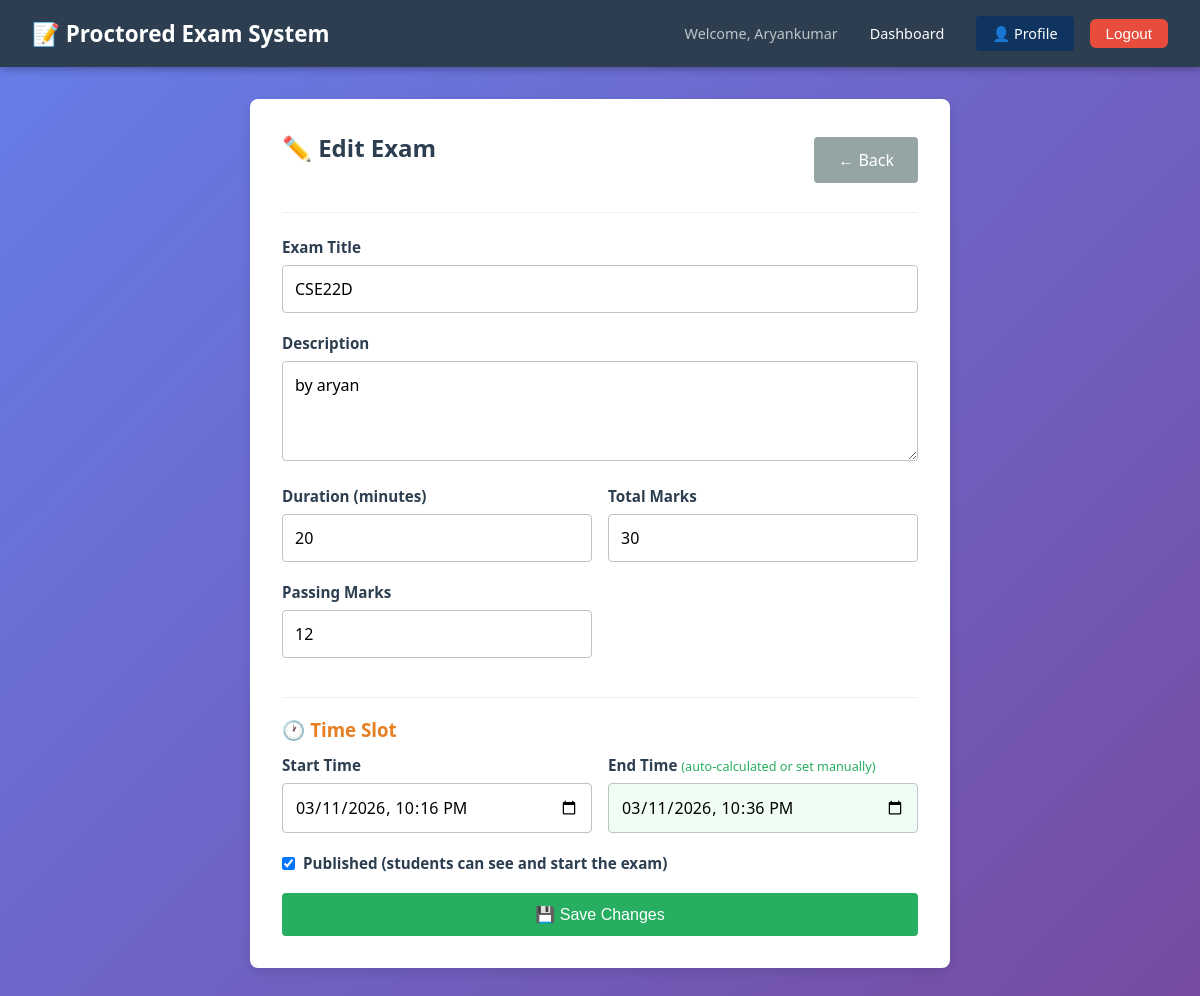
Screenshot of /teacher/exam/6/edit/ (signed in) with the database file from the repository.
### Examapp/models.py (models this page shows, shortened)
class Exam(models.Model):
    teacher = models.ForeignKey(User, on_delete=models.CASCADE, related_name='created_exams')
    title = models.CharField(max_length=200)
    description = models.TextField(blank=True)
    duration_minutes = models.IntegerField()
    start_time = models.DateTimeField()
    end_time = models.DateTimeField()
    total_marks = models.IntegerField(default=100)
    passing_marks = models.IntegerField(default=40)
    created_at = models.DateTimeField(auto_now_add=True)
    updated_at = models.DateTimeField(auto_now=True)
    is_published = models.BooleanField(default=False)
    class Meta:
        ordering = ['-created_at']

### Examapp/views.py (the view, shortened to what this page needs)
# urls.py: path('teacher/exam/<int:exam_id>/edit/', views.edit_exam, name='edit_exam'),
@login_required(login_url='login')
def edit_exam(request, exam_id):
    exam = get_object_or_404(Exam, id=exam_id, teacher=request.user)
    start_local = timezone.localtime(exam.start_time)
    end_local = timezone.localtime(exam.end_time)
    return render(request, 'teacher/edit_exam.html', {
        'exam': exam,
        'start_time_str': start_local.strftime('%Y-%m-%dT%H:%M'),
        'end_time_str': end_local.strftime('%Y-%m-%dT%H:%M'),
    })

### Examapp/templates/teacher/edit_exam.html (shortened to what this page needs)
{% extends 'base.html' %}
{% block content %}
<div class="card" style="max-width:700px; margin:0 auto;">
    <div style="display:flex; justify-content:space-between; align-items:center;">
        <h2>✏️ Edit Exam</h2>
        <a href="{% url 'teacher_dashboard' %}" class="btn btn-secondary">← Back</a>
    </div>
    <hr>
    <form method="post">
        <div class="form-group">
            <label for="title">Exam Title</label>
            <input type="text" id="title" name="title" required value="{{ exam.title }}">
        </div>
        <div class="form-group">
            <label for="description">Description</label>
            <textarea id="description" name="description">{{ exam.description }}</textarea>
        </div>
        <div style="display:grid; grid-template-columns:1fr 1fr; gap:1rem;">
            <div class="form-group">
                <label for="duration_minutes">Duration (minutes)</label>
                <input type="number" id="duration_minutes" name="duration_minutes" required min="1" value="{{ exam.duration_minutes }}">
            </div>
            <div class="form-group">
                <label for="total_marks">Total Marks</label>
                <input type="number" id="total_marks" name="total_marks" required min="1" value="{{ exam.total_marks }}">
            </div>
        </div>
        <div style="display:grid; grid-template-columns:1fr 1fr; gap:1rem;">
            <div class="form-group">
                <label for="passing_marks">Passing Marks</label>
                <input type="number" id="passing_marks" name="passing_marks" required min="1" value="{{ exam.passing_marks }}">
            </div>
        </div>
        <hr style="margin:1.2rem 0;">
        <h3 style="color:#e67e22; margin-bottom:0.8rem;">🕐 Time Slot</h3>
        <div style="display:grid; grid-template-columns:1fr 1fr; gap:1rem;">
            <div class="form-group">
                <label for="start_time">Start Time</label>
                <input type="datetime-local" id="start_time" name="start_time" required value="{{ start_time_str }}">
            </div>
            <div class="form-group">
                <label for="end_time">End Time <small style="color:#27ae60; font-weight:normal;">(auto-calculated or set manually)</small></label>
                <input type="datetime-local" id="end_time" name="end_time" required value="{{ end_time_str }}" style="background:#f0fdf4;">
            </div>
        </div>
        <div class="form-group">
            <label style="display:flex; align-items:center; gap:0.5rem; cursor:pointer;">
                <input type="checkbox" name="is_published" id="is_published" style="width:auto;" {% if exam.is_published %}checked{% endif %}>
                <span>Published (students can see and start the exam)</span>
            </label>
        </div>
        <button type="submit" class="btn btn-success" style="width:100%;">💾 Save Changes</button>
    </form>
</div>
{% endblock %}

### Examapp/templates/base.html (shortened to what this page needs)
<!DOCTYPE html>
<html lang="en">
<head>
    {% load static %}
</head>
<body>
    <nav>
        <h1>📝 Proctored Exam System</h1>
        <div class="nav-links">
            {% if user.is_authenticated %}
                <span>Welcome, {{ user.username }}</span>
                <a href="{% url 'dashboard' %}">Dashboard</a>
                <a href="{% url 'profile' %}" style="background:#0f3460;">👤 Profile</a>
                <form method="post" action="{% url 'logout' %}" style="display:inline; margin:0;">
                    <button type="submit" style="background:#e74c3c; color:#fff; border:none; padding:0.4rem 1rem; border-radius:6px; cursor:pointer; font-size:0.95rem;">Logout</button>
                </form>
            {% else %}
                <a href="{% url 'login' %}">Login</a>
                <a href="{% url 'signup' %}" style="background:#27ae60;">Sign Up</a>
            {% endif %}
        </div>
    </nav>
    <div class="container">
        {% block content %}{% endblock %}
    </div>
</body>
</html>

### Examapp/templates/base.html (style rules this page uses)
* { margin: 0; padding: 0; box-sizing: border-box; }
body { font-family: 'Segoe UI', Tahoma, Geneva, Verdana, sans-serif; background: linear-gradient(135deg, #667eea 0%, #764ba2 100%); min-height: 100vh; display: flex; flex-direction: column; }
nav { background-color: #2c3e50; color: white; padding: 1rem 2rem; display: flex; justify-content: space-between; align-items: center; box-shadow: 0 2px 8px rgba(0,0,0,0.3); }
nav h1 { font-size: 1.4rem; }
nav .nav-links { display: flex; gap: 1rem; align-items: center; }
nav .nav-links span { color: #bdc3c7; font-size: 0.9rem; }
nav a { color: white; text-decoration: none; padding: 0.5rem 1rem; border-radius: 4px; transition: background 0.3s; font-size: 0.9rem; }
.container { flex: 1; padding: 2rem; max-width: 1200px; margin: 0 auto; width: 100%; }
.card { background: white; border-radius: 8px; padding: 2rem; box-shadow: 0 4px 12px rgba(0,0,0,0.1); margin-bottom: 1rem; }
.card h2 { color: #2c3e50; margin-bottom: 1.5rem; }
.card h3 { color: #34495e; margin-bottom: 1rem; }
.btn { display: inline-block; padding: 0.75rem 1.5rem; background-color: #667eea; color: white; text-decoration: none; border-radius: 4px; border: none; cursor: pointer; transition: background 0.3s; font-size: 1rem; }
.btn-secondary { background-color: #95a5a6; }
.btn-success { background-color: #27ae60; }
.form-group { margin-bottom: 1.25rem; }
label { display: block; margin-bottom: 0.5rem; font-weight: 600; color: #2c3e50; font-size: 0.95rem; }
input[type="text"], input[type="email"], input[type="password"], input[type="number"], input[type="datetime-local"], select, textarea { width: 100%; padding: 0.75rem; border: 1px solid #bdc3c7; border-radius: 4px; font-size: 1rem; font-family: inherit; transition: border-color 0.3s, box-shadow 0.3s; }
textarea { resize: vertical; min-height: 100px; }
hr { border: none; border-top: 1px solid #ecf0f1; margin: 1.5rem 0; }

### rows the page displays
Exam: title "CSE22D", description "by aryan", duration_minutes "20", total_marks "30", passing_marks "12", is_published "☑"

### other values shown
{{ user.username }} "Aryankumar"
